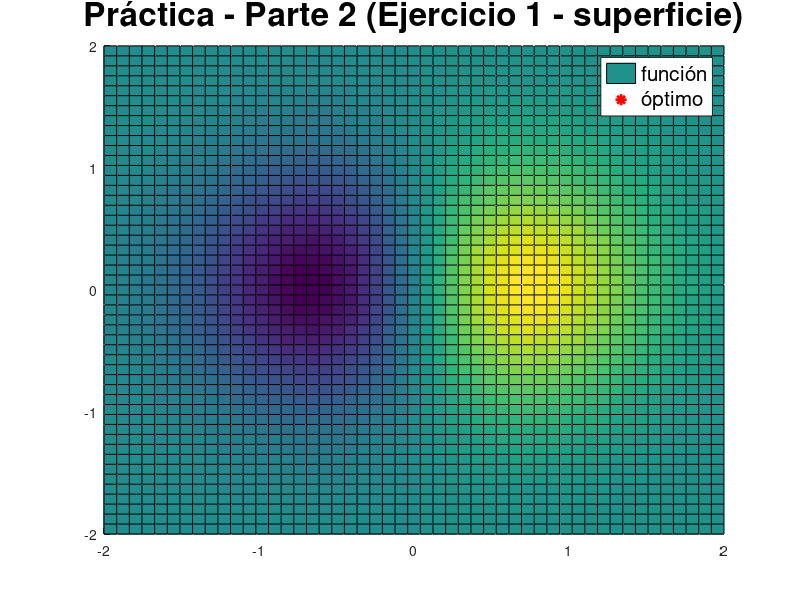
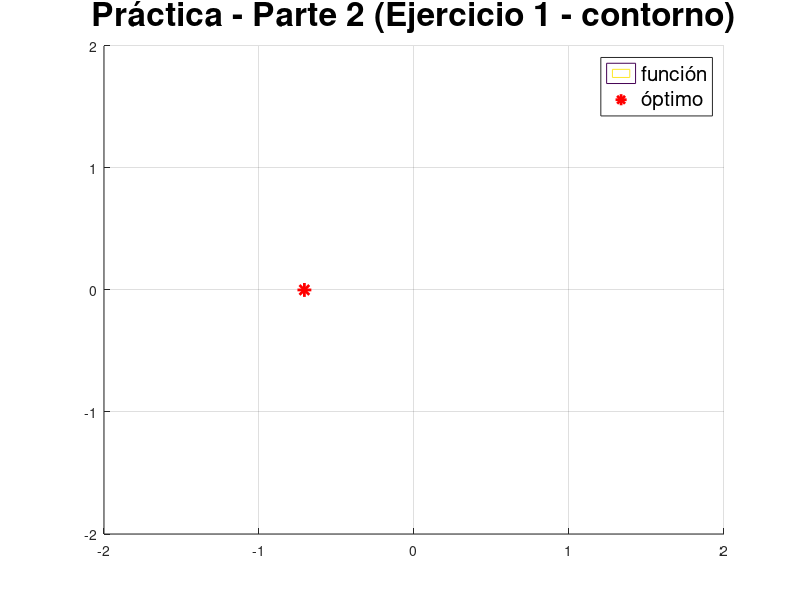

Write the MATLAB code that produced these figures, in order.
clear all;  % limpiar variables almacenadas %
close all;  % cerrar las ventanas generadas con figure %
clc;        % console clear %

% 1. Definir la función objetivo
f = @(x,y) x.*exp(-x.^2-y.^2); % funcion objetivo

% 2. Calcular las derivadas parciales y construir el gradiente
g = @(x,y) [(1-2*x^2)*exp(-x^2-y^2) -2*x*y*exp(-x^2-y^2)]'; 

% - definir los límites -
x_lim = linspace(-2,2,50); % límites para eje x, -2 es inferior, 2 es superior, con 50 puntos
y_lim = x_lim; % límites para eje y, -2 es inferior, 2 es superior, con 50 puntos



% * * * ALGORITMO * * * %
% 1. Definir posicion inicial
%    [x, y]   
xi = [0 0]';

% 2. Definir parámetro (h)
h = 0.3;

% 3.Hacer las iteraciones
for i=1:50
    % [g(x) g(y)]
    G = g(xi(1),xi(2));
    xi = xi-h*G;

end

[X,Y] = meshgrid(x_lim,y_lim); % creamos una rejilla de puntos (x,y) para crear el plot
Z = f(X,Y); % evaluación de cada elemento en la rejilla para crear su valor en el eje z



% Grafica de superficie
figure;
hold on;
grid on;

surf(X,Y,Z);
title('Práctica - Parte 2 (Ejercicio 1 - superficie)', 'FontSize',24);
plot3(xi(1),xi(2),f(xi(1),xi(2)),'r*','LineWidth',2,'MarkerSize',10) % plot del mínimo global
legend({'función','óptimo'},'FontSize',15)

% Grafica de contornos
figure;
hold on;
grid on;

contour(X,Y,Z,80);
title('Práctica - Parte 2 (Ejercicio 1 - contorno)', 'FontSize',24);
%    [  x,     y,          z     ]
plot3(xi(1),xi(2),f(xi(1),xi(2)),'r*','LineWidth',2,'MarkerSize',10) % plot del mínimo global
legend({'función','óptimo'},'FontSize',15)

disp(['f(xg, yg) = ' num2str(f(xi(1),xi(2)))]);
disp(['xg = ' num2str(xi(1))]);
disp(['yg = ' num2str(xi(2))]);